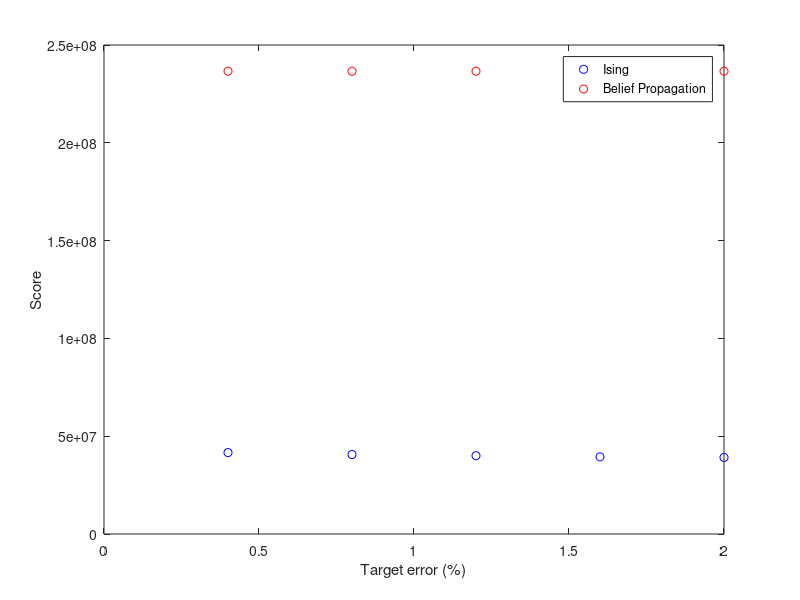

Reproduce this figure in MATLAB.
load("10_6_nodes_eta_06")

error_percen = 100 * target_error;

%Averages
is_mean_iter = mean(is_iter, 2);
is_mean_flip = mean(is_flip, 2);
bp_mean_iter = mean(bp_iter, 2);

%Scores
is_score = is_mean_iter - is_mean_flip + (3 + (a + b) * lambda(n)) * is_mean_flip;
bp_score = (2 * (1 - eta)^2 * (a + b) * n * lambda(n) + 2 * (1 - eta) * n) * bp_mean_iter;

%Comparison
figure;
plot(error_percen, is_score, 'ob', error_percen, bp_score, 'or');
legend("Ising", "Belief Propagation");
xlabel("Target error (%)");
ylabel("Score");

disp(bp_score ./ is_score);
